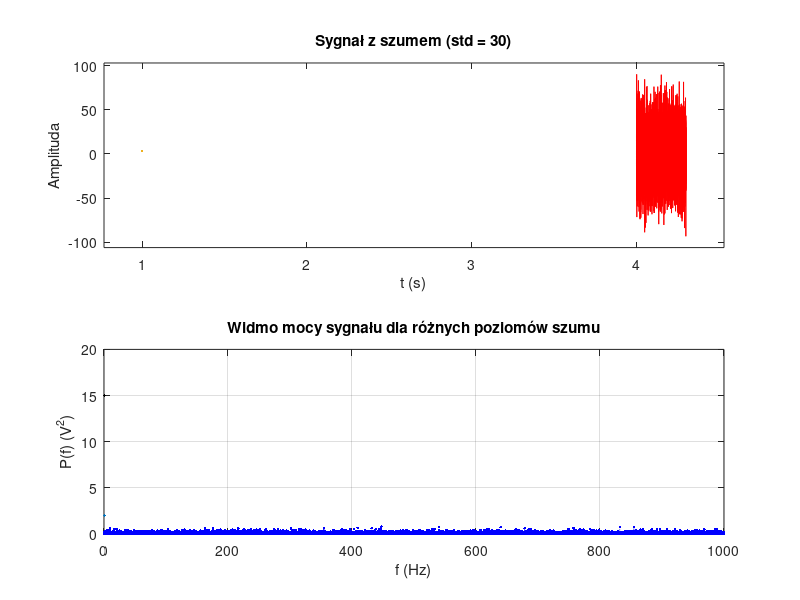

Source code (MATLAB):
clear all; close all;

% Parametry sygnału
fpr = 2000; % częstotliwość próbkowania (Hz)
T = 10; % czas trwania sygnału w sekundach
N = round(T * fpr); % liczba próbek
dt = 1 / fpr; t = dt * (0:N-1); % oś czasu

% Generowanie sygnału sinusoidalnego z szumem
f_sin = 50; % częstotliwość sygnału sinusoidalnego
x = sin(2 * pi * f_sin * t); % sygnał sinusoidalny

% Dodawanie szumu i obliczanie widma mocy dla różnych poziomów szumu
std_noise_levels = 0:1:30; % poziomy odchylenia standardowego szumu
figure;
 
try
    for std_noise = std_noise_levels
        noise = randn(1, N); % generowanie szumu
        x_noisy = x + std_noise * noise; % dodanie szumu
        X = fft(x_noisy); % obliczenie FFT
        P2 = abs(X / N).^2; % widmo mocy
        P1 = P2(1:N/2+1); % pojedyncze widmo mocy
        P1(2:end-1) = 2*P1(2:end-1); % skalowanie
        f = fpr * (0:(N/2)) / N; % oś częstotliwości

        subplot(2, 1, 1);
        plot(t(t >= 4 & t <= 4.3), x_noisy(t >= 4 & t <= 4.3), "r", LineWidth=3); % rysowanie sygnału z szumem
        hold on;
        title(['Sygnał z szumem (std = ', num2str(std_noise), ')']);
        xlabel('t (s)'); ylabel('Amplituda');
        axis("padded");
        

        % P1_dB = 10 * log10(P1); % przekształcenie na dB
        subplot(2, 1, 2);
        plot(f, P1, "b:.", LineWidth=2, Marker=".", MarkerSize=15, MarkerEdgeColor="k"); % rysowanie widma mocy
        title('Widmo mocy sygnału dla różnych poziomów szumu');
        xlabel('f (Hz)'); ylabel('P(f) (V^2)');
        grid on;

        drawnow;
        pause();
    end
catch
    disp('Pętla przerwana, przechodzę do dalszej części kodu.');
end